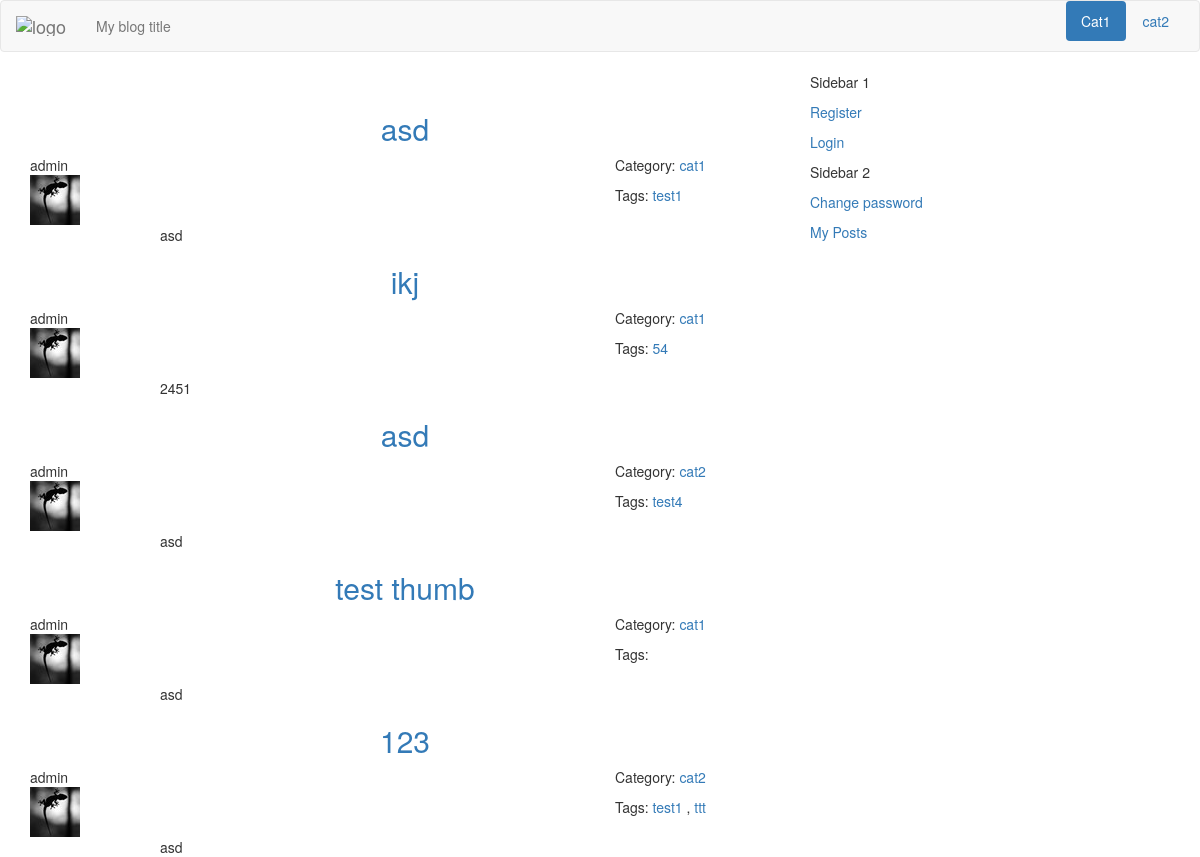
The app's page /, older data.
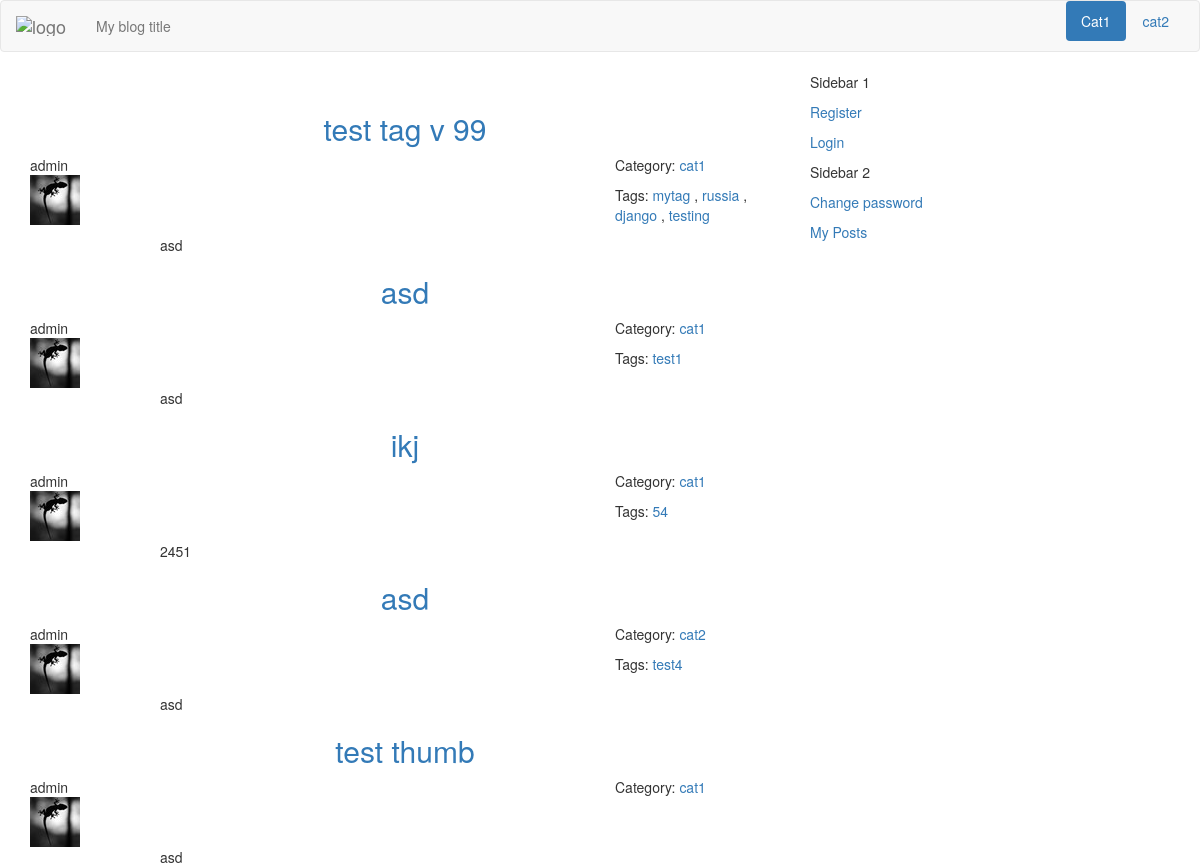
The same page, newer data.
### blog/models.py (models this page shows, shortened)
class Category(models.Model):
	index_together = [
	["id","name", "order", "slug"],
	]
	name = models.CharField(max_length=30, unique=True)
	description = models.TextField(max_length=250)
	slug = models.SlugField("URL",blank=True, max_length=150)
	order = models.SmallIntegerField(blank=True, default=1)
	class Meta:
		verbose_name_plural = "categories"
		ordering = ['order']
	def __str__(self):
		return self.slug

class Post(models.Model):
	index_together = [
	["title", "description", "post_thumbnail", "author", "category",
	 "url", "published", "status","main_tag"],
	]
	title = models.CharField(max_length=150)
	description = models.CharField(max_length=150)
	text = models.TextField()
	today = datetime.date.today()
	post_image = models.ImageField(upload_to =
						str(today.year)+'/'
						+str(today.month)+'/'+str(today.day)+'/', blank=True)
	post_image.short_description = 'Image'
	post_thumbnail = ImageSpecField(source='post_image',
								processors=[ResizeToFit(640, 480)],
								format='JPEG',
								options={'quality': 85})
	def get_image(self):
		return mark_safe('<img src="%s" class ="img-responsive center-block"/>'\
						 % (self.post_thumbnail.url))
	get_image.short_description = 'Thumbnail'
	created = models.DateTimeField(auto_now_add=True)
	edited = models.DateTimeField(auto_now=True)
	published = models.DateTimeField(default=timezone.now)
	author = models.ForeignKey(settings.AUTH_USER_MODEL,
							   default = 1,
							   on_delete=models.SET_DEFAULT) ###
	category = models.ForeignKey('Category')
	tags = models.ManyToManyField('Tag',
										related_name='posts',
										related_query_name='tag',
										blank=True)
	main_tag = models.CharField(max_length=33, blank=True)
	url = models.SlugField(blank=True)
	STATUS = (
				("D", "Draft"),
				("P","Published"),
	)
	status = models.CharField(max_length=1, choices=STATUS, default="D")
	class Meta:
		ordering = ['-published']
		verbose_name_plural = "posts"
	def get_absolute_url(self):
		cat_url = slugify(unidecode(self.main_tag))
		return "/%s/%s-%i/" % (cat_url, self.url, self.id)
	def get_tags_list(self):
		return self.tags.all()

class myUser(AbstractBaseUser):
	index_together = [
	["id", "username", "avatar"],
	]
	username = models.CharField("Username", max_length=30,
								blank=False,
								unique=True)
	def user_directory_path(instance, filename):
		return 'avatars/{0}/{1}'.format(instance.username, filename)
	avatar = ProcessedImageField(upload_to=user_directory_path,
								 processors=[ResizeToFit(50, 50)],
								 format='JPEG',
								 options={'quality': 90}, blank=True)
	email = models.EmailField(unique=True, blank=False)
	is_active = models.BooleanField("Is active", default=True)
	is_it_staff = models.BooleanField("Is stuff", default=False)
	is_it_superuser = models.BooleanField("Is admin", default=False)
	moderated = models.BooleanField("Moderated", default=True)
	last_login = models.DateTimeField(auto_now=True)
	date_joined = models.DateTimeField(auto_now_add=True)
	REQUIRED_FIELDS = ['email',]
	USERNAME_FIELD = 'username'
	objects = MyUserManager()
	def get_avatar(self):
		return mark_safe('<img src="%s" class ="img-responsive"/>'\
						 % (self.avatar.url))
	get_avatar.short_description = 'Current avatar'
	def __str__(self):
		return self.username.lower()
	class Meta:
		verbose_name_plural = "users"

class Tag(models.Model):
	name = models.CharField(max_length=30, unique=True)
	url = models.CharField(max_length=40, unique=True)
	class Meta:
		verbose_name_plural = "tags"
	def __str__(self):
		return self.name

### blog/views.py (the view)
# urls.py: url(r'^$', views.list, name='list'),
def list(request, category=None, tag=None, pop=None):
    context = {}
    if request.is_ajax() == True :
        template = 'list_ajax.html'
    else:
        template = 'list.html'
    if tag:
        post_list= Post.objects.select_related("author", "category")\
            .prefetch_related('tags').filter(tags__url=tag)\
            .filter(status="P")#.order_by('-published')
        cat = Tag.objects.get(url=tag)      # переписать
        context['tag'] = cat
        if category:
            post_list = post_list.filter(category__slug=category)
            context['category'] = category
    else:
        if category:
            post_list= Post.objects.select_related("author", "category")\
                .prefetch_related('tags').filter(category__slug=category)\
                .filter(status="P")
        else:
            post_list = Post.objects.select_related("author", "category")\
                .prefetch_related('tags').filter(status="P")#.order_by('-published')
    paginator = Paginator(post_list, 5)
    page = request.GET.get('page')
    try:
        posts = paginator.page(page)
    except PageNotAnInteger:
        posts = paginator.page(1)
    except EmptyPage:
        return HttpResponse('')
    context['posts'] = posts
    context['cat_list'] = cat_list
    context['page'] = page
    return render(request, template, context )

### blog/templatetags/post_header.py (called while the page is built)
@register.inclusion_tag('partials/post_header.html', takes_context=True)
def post_header(context):
    return {
    'post': context['post'],
    }

### templates/list.html (shortened to what this page needs)
{% extends "index.html" %}
{% block content %}
{% include "list_ajax.html" %}
{% endblock %}

### templates/index.html (shortened to what this page needs)
{% load staticfiles %}
{% load compress %}
<!DOCTYPE html>
<html>
<head>
    {% compress css %}
    <link rel="stylesheet" href="/static/css/backtotop.css" type="text/css">
    <link rel="stylesheet" href="/static/css/bootstrap.min.css" type="text/css" />
    <link rel="stylesheet" href="/static/css/custom.css" type="text/css" />
    <link rel="stylesheet" href="/static/css/summernote.css" rel="stylesheet">
    <link rel="stylesheet" href="/static/css/django_summernote.css" rel="stylesheet">
    <link rel="stylesheet" href="/static/css/django_summernote_inplace.css" rel="stylesheet">
    <link rel="stylesheet" href="/static/css/blueimp-gallery.min.css" type="text/css">
    <link rel="stylesheet" href="/static/css/tagging.css" type="text/css">
    {% endcompress %}
</head>
<body>
  <div class="navbar navbar-default">
    <div class="container-fluid">
      <div class="navbar-header">
        <a class="navbar-brand ajax-menu" url=""
        href="/">
          <img alt="logo" src="#" /></a>
        <p class="navbar-text">
          My blog title
        </p>
      </div>
      <ul class="nav nav-pills pull-right">
        {% for cat in cat_list %}
            {% if forloop.first %}
              <li role="presentation" class="active">
            {% else %}
              <li role="presentation">
            {% endif %}
            <a href="{{ request.scheme }}://{{ request.get_host }}/cat/{{ cat.slug }}/"
             url = "{{ cat.slug }}" class="ajax-menu menu" id="{{ cat.slug }}" cat>
              {{ cat.name }}</a></li>
        {% endfor %}
      </ul>
    </div>
  </div>
<div class="container">
<div class="row">
  <div class="col-md-4 pull-right sidebar">
    <div class="sidebar1">
      <p>
        Sidebar 1<br />
      {% if user.is_authenticated %}
        <p><a href="{% url 'dashboard' %}" single_page
          url = "dashboard" class="ajax-menu">
          {{ user.username }}
                              {% if user.avatar %}
                              {{ user.get_avatar}}
                              {% endif %}</a></p>
        <p><a href="{% url 'add_post' %}" single_page
          url = "add-post" class="ajax-menu">Add Post</a></p>
        <p><a href="{% url 'logout' %}">Logout</a></p>
      {% else %}
        <p><a href="{% url 'signup' %}">Register</a></p>
        <p><a href="{% url 'login' %}">Login</a></p>
      {% endif %}
      </p>
    </div>
    <div class="sidebar2">
      <p>
        Sidebar 2<br />
        <p><a href="{% url 'password_change' %}">Change password</a></p>
        <p><a href="{% url 'my_posts' %}">My Posts</a></p>
      </p>
    </div>
  </div>
<div class="col-md-8 main">
<div class="content">
  <div class="posts">
  {% block content %}
  {% endblock %}
  </div>
</div>
</div>
</div>
</div>
</body>
</html>

### templates/list_ajax.html (shortened to what this page needs)
{% load post_header %}
{% load imagekit %}
{% autoescape off %}
{% for post in posts %}
  <div class="post">
    <a href="{{ post.get_absolute_url }}" class="center-block
     post-title">
      <h2 class="text-center center-block">
      {{ post.title }}</h2></a>
  {% post_header %}
    <div class="row">
    <div class="post-description col-md-8 col-md-offset-2">
    {% if post.description %}
      {{ post.description }}
    {% endif %}
    </div>
    </div>
  </div>
{% empty %}
<div class="post">
    <h3>No posts in this category yet...</h3>
</div>
{% endfor %}
{% endautoescape %}

### templates/partials/post_header.html
<div class="row post_header">
  <div class="col-md-3 pull-left">
    <div class="post-author">
      <div class="author-name">
        {{ post.author }}
      </div>
      <div class="author-avatar">
        {% if post.author.avatar %}
        {{ post.author.get_avatar }}
        {% else %}
        <img src="/static/img/avatar.jpg" class ="img-avatar"/>
        {% endif %}
      </div>
    </div>
  </div>
  <div class="col-md-3 col-md-offset-6">
    <div class="post_category">
      <p>
        Category: <a href="/cat/{{ post.category }}/"
          class="post-category ajax-menu"
          url = "{{ post.category }}" cat >
           {{ post.category }}</a>
      </p>
      {% if post.get_tags_list %}<p>
        Tags:
        {% for tag in post.get_tags_list %}
        <a href="/{{ tag.url }}" class="ajax-menu"
        url = "{{ tag.url }}">{{ tag}}</a>
        {% if not forloop.last %},{% endif %}
        {% endfor %}
      </p>
      {% endif %}
    </div>
  </div>
</div>

Row changes from the older to the newer data that the page shows:
no longer on this page (row unchanged): Post: title "123", author "admin", author.get_avatar (picture), category "cat2", description "asd", Tag (name "test1")
no longer on this page (row unchanged): Tag: name "ttt", shown under "123"
added Post: title "test tag v 99", author "admin", author.get_avatar (picture), category "cat1", description "asd"
added Tag: name "mytag", shown under "test tag v 99"
added Tag: name "russia", shown under "test tag v 99"
added Tag: name "django", shown under "test tag v 99"
added Tag: name "testing", shown under "test tag v 99"
shown differently, row unchanged: Post "test thumb": no longer shows "Tags:"
